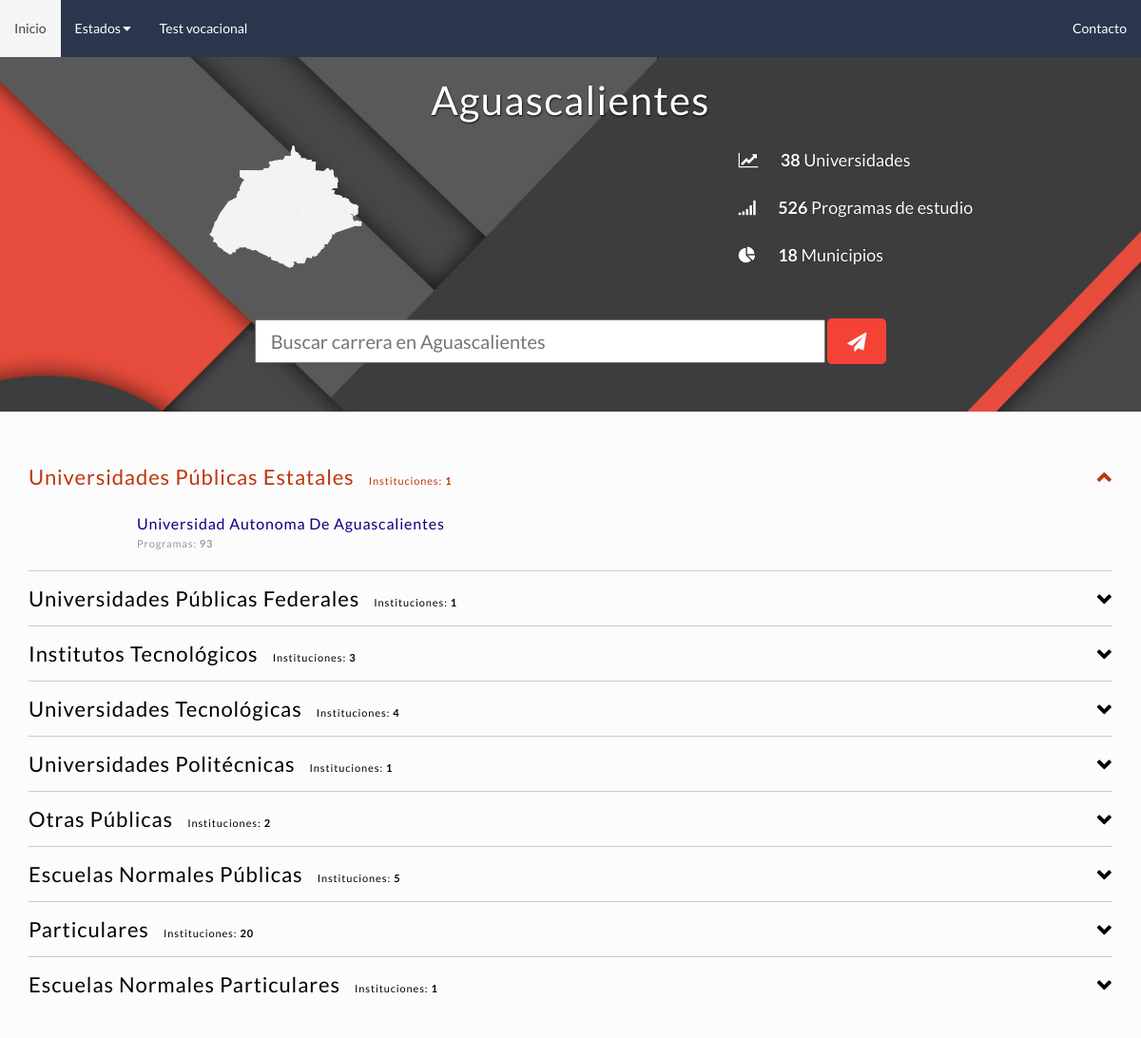
The app's page /estado/81/ with its own data.
### unsearch/models.py (models this page shows)
class Estado(models.Model):
	nombre = models.CharField(max_length=50)
	imagen = models.ImageField(null=True, blank=True)
	municipios = models.IntegerField(default=0)
	class Meta:
		verbose_name = "Estado"
		verbose_name_plural = "Estados"
	def __str__(self):
		return self.nombre

class Universidad(models.Model):
	estado = models.ForeignKey('unsearch.Estado', related_name='universidades')
	nombre = models.CharField(max_length=150)
	tipo = models.CharField(max_length=50) # Privada, publica, etc
	sitio_web = models.CharField(max_length=75, blank=True, null=True)
	class Meta:
		verbose_name = "Universidad"
		verbose_name_plural = "Universidades"
	def __str__(self):
		return self.nombre

### unsearch/views.py (the view)
# urls.py: url(r'^estado/(?P<pk>[0-9]+)/$', views.estado, name='estado'),
def estado(request, pk):
	estado = get_object_or_404(Estado, pk=pk)
	num_carreras = Carrera.objects.filter(universidad__estado__pk=pk).count
	universidades = Universidad.objects.filter(estado__pk=pk)
	return render(request,'unsearch/estado.html', {'estado':estado, 'carreras':num_carreras, 'universidades':universidades})

### unsearch/templates/unsearch/estado.html (shortened to what this page needs)
{% extends "unsearch/parts/base.html" %}
{% load staticfiles %}
{% block nav-global %}
	{% include "unsearch/parts/navbar.html" %}
{% endblock nav-global %}
{% block content %}
<div class="bg-estado">
	<div id="bloque-estado" class="simple-blur mb-10">
		<h2 class="b-title mb-30 fn-center fn-42 fn-light">{{estado}}</h2>
		<div class="uk-grid grid-reset">
			<div class="uk-width-1-2 uk-hidden-small fn-center"><img src="{{MEDIA_URL}}{{estado.imagen.url}}" alt="{{MEDIA_URL}}{{estado.imagen.url}}"></div>
			<div class="uk-width-medium-1-2 uk-width-small-1-1 vertical-flex fn-18 fn-light">
				<ul class="uk-list">
					<li class="uk-list-line"><i class="uk-icon-line-chart"></i> <b>{{estado.universidades.count}}</b> Universidades</li>
					<li class="uk-list-line"><i class="uk-icon-signal"></i> <b>{{carreras}}</b> Programas de estudio</li>
					<li class="uk-list-line"><i class="uk-icon-pie-chart"></i> <b>18</b> Municipios</li>
				</ul>
			</div>
		</div>
		<div class="fn-center">
			<form class="buscador-principal" method="POST" action="{% url 'unsearch:estado_buscar' pk=estado.pk %}">
				<div class="uk-form-icon">
					<input type="text" name="busqueda" placeholder="Buscar carrera en {{estado}}" autofocus>
				</div>
				<button><i class="uk-icon-paper-plane"></i></button>
			</form>
		</div>
	</div>
</div>
{% regroup universidades by tipo as tipo_list %}
<div class="bloque-contenido" id="lista-universidades">
	<div class="uk-accordion" data-uk-accordion="{collapse: false}">
	{% for tipo in tipo_list %}
		<button class="uk-accordion-title">
			<span class="pr-5">{{tipo.grouper}}</span>
			<span class="uk-text-small uk-hidden-small">Instituciones: <b>{{tipo.list|length}}</b></span>
		</button>
		<div class="uk-accordion-content">
			<div class="uk-grid uk-grid-margin">
			{% for universidad in tipo.list %}
				<article class="uk-width-1-1 uk-comment">
					<a class="uk-comment-header" href="{% url 'unsearch:universidad' pk=universidad.pk %}">
						<h4 class="uk-comment-title">{{universidad|title}}</h4>
						<div class="uk-comment-meta">Programas: <b>{{universidad.carreras.count}}</b></div>
					</a>
				</article>
			{% endfor %}
			</div>
		</div>
	{% endfor %}
	</div>
</div>
{% endblock content %}

### unsearch/static/css/main.css (style rules this page uses)
.simple-blur { -webkit-backdrop-filter:blur(10px);background-color:transparent }
.bg-estado { background:#fff url("../img/material.jpg") no-repeat center top;background-size:cover;border:0 }
.fn-18 { font-size:18px }
.fn-42 { font-size:42px }
.fn-light { color:#fff }
.fn-center { text-align:center }
.bloque-contenido { padding:30px }
.grid-reset>* { padding-left:0 }
.mb-10 { margin-bottom:10px }
.mb-30 { margin-bottom:30px }
.pr-5 { margin-right:5px }
.pr-5 { padding-right:5px }
.vertical-flex { display:flex;align-items:center;justify-content:center }
html { -webkit-box-sizing:border-box;-moz-box-sizing:border-box;box-sizing:border-box;background-color:#FCFCFC }
*,*:before,*:after { -webkit-box-sizing:inherit;-moz-box-sizing:inherit;box-sizing:inherit }
body { background-color:#FCFCFC;text-rendering:optimizeLegibility }
html,body,h1,h2,h3,h4,h5,h6,p,input,button,a { font-family:'Lato', sans-serif }
a { color:#007AFF }
.buscador-principal input { width:100%;line-height:40px;font-size:20px }
.buscador-principal button { color:white;background-color:#f44336;border:1px solid transparent;border-radius:5px;line-height:46px;font-size:20px;padding:0 20px;-webkit-transition:all 0.1 0.5s;transition:all 0.1 0.5s }
.uk-grid { margin:0 }
.uk-form-icon { width:calc(100% - 80px);max-width:800px }
.uk-form-icon:not(.uk-form-icon-flip)>input { padding-left:15px !important }
#bloque-estado { padding-top:30px;padding-bottom:30px;text-shadow:.2px .2px 1px #000 }
#bloque-estado .b-title { letter-spacing:1.2px;text-shadow:.5px .5px 2px #000 }
#bloque-estado img { max-height:175px;max-width:175px;-ms-filter:"progid:DXImageTransform.Microsoft.Dropshadow(OffX=3, OffY=3, Color='#444')";filter:"progid:DXImageTransform.Microsoft.Dropshadow(OffX=3, OffY=3, Color='#444')";-webkit-filter:drop-shadow(3px 3px 6px rgba(0,0,0,0.3));filter:url(#drop-shadow) }
#bloque-estado li { margin-bottom:30px }
#bloque-estado li i { margin-right:20px }
#bloque-estado li:last-child { margin-bottom:0 }
#bloque-estado .buscador-principal { margin-top:50px;margin-bottom:20px }
#bloque-estado .buscador-principal .uk-form-icon { max-width:600px }
button.uk-accordion-title { color:#000;background-color:#FCFCFC;border:none;border-top:1px solid rgba(0,0,0,0.2);cursor:pointer;padding:15px 0;width:100%;outline:none;font-size:22px;letter-spacing:.9px;transition:all .1s;text-align:left;vertical-align:middle }
.uk-accordion .uk-accordion-title:first-of-type { border:none }
button.uk-accordion-title.uk-active { color:#BF360C }
button.uk-accordion-title:after { content:'\f078';font-family:FontAwesome;font-size:16px;margin-left:auto;float:right;padding-top:5px;font-weight:bold }
button.uk-accordion-title.uk-active:after { content:"\f077" }
div.uk-accordion-content { transition:visibility 0s, opacity 0.5s linear;padding-left:10%;padding-right:0 }
div.uk-accordion-content .uk-comment { margin-bottom:15px;letter-spacing:.8px;padding:5px 0 }
div.uk-accordion-content .uk-comment-title { color:#0b0080 }

### records on screen
Estado: nombre "Aguascalientes", imagen (picture), universidades.count "38", busqueda "Buscar carrera en Aguascalientes"
Universidad: grouper "Universidades Públicas Estatales", nombre "Universidad Autonoma De Aguascalientes", carreras.count "93"
Universidad: grouper "Universidades Públicas Federales"
Universidad: grouper "Institutos Tecnológicos"
Universidad: grouper "Universidades Tecnológicas"
Universidad: grouper "Universidades Politécnicas"
Universidad: grouper "Otras Públicas"
Universidad: grouper "Escuelas Normales Públicas"
Universidad: grouper "Particulares"
Universidad: grouper "Escuelas Normales Particulares"

### other values on screen
{{ carreras }} "526"
{{ tipo.list|length }} "1" "1" "3" "4" "1" "2" "5" "20" "1"
